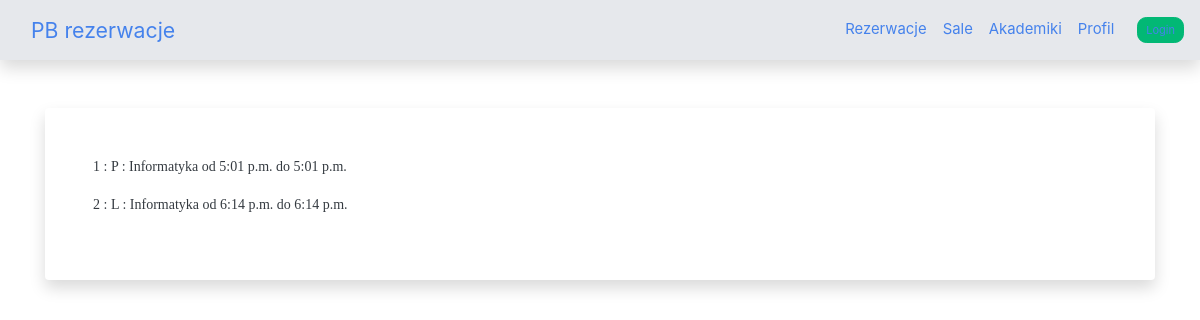
Page /reservations/ on the earlier database version.
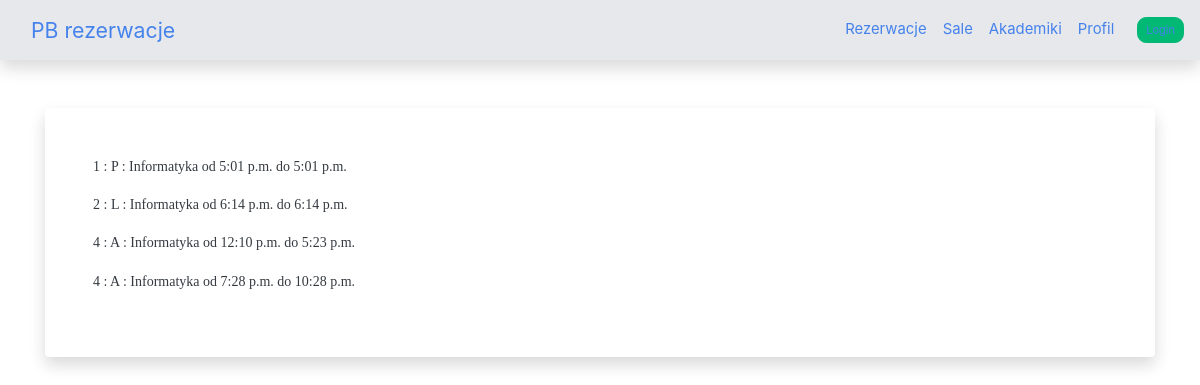
Same page on the later database version.
### reservations/models.py (models this page shows, shortened)
class RezerwacjaSali(models.Model):
    status_labels = (
        ("Z", "Zaakceptowana"),
        ("O", "Odrzucona"),
        ("R", "W trakcie rozpatrywania")
    )
    id_rezerwacji_sali = models.AutoField(primary_key=True)
    id_pomieszczenia = models.ForeignKey(Pomieszczenie, on_delete=models.CASCADE)
    status = models.CharField(max_length=1, choices=status_labels, default="R")
    data_od = models.DateTimeField()
    data_do = models.DateTimeField()
    id_uzytkownika = models.ForeignKey(Uzytkownik,related_name="rezerwacje_sal", on_delete=models.CASCADE)
    data_wykonania_rezerwacji = models.DateTimeField(default=datetime.now())
    class Meta:
        verbose_name_plural = "Rezerwacje Sal"

class Pomieszczenie(models.Model):
    type_of_classroom = (
        ("S", "Sala"),
        ("L", "Laboratorium"),
        ("P", "Pracownia"),
        ("A", "Aula wykladowa")
    )
    id_pomieszczenia = models.AutoField(primary_key=True)
    id_wydzialu = models.ForeignKey(Wydzial, on_delete=models.CASCADE)
    opis = models.TextField()
    rodzaj_pom = models.CharField(max_length=1, choices=type_of_classroom, default="S")
    def __str__(self):
        return f' {self.id_pomieszczenia} : {self.rodzaj_pom} : {self.id_wydzialu}'
    class Meta:
        verbose_name_plural = "Pomieszczenia"

class Wydzial(models.Model):
    id_wydzialu = models.AutoField(primary_key=True)
    nazwa_wydzialu = models.CharField(max_length=30)
    def __str__(self):
        return f'{self.nazwa_wydzialu}'
    class Meta:
        verbose_name_plural = "Wydziały"

### reservations/views.py (the view)
# urls.py: path('', include('reservations.urls'))
def reservations(request):
    all_reservations = RezerwacjaSali.objects.all()
    context = {
        "lista_rezerwacji": all_reservations
    }
    return render(request, 'reservations/reservation_list.html', context)

### reservations/templates/reservations/reservation_list.html
{% extends "generic_site.html" %}
{% block contents %}
    {% for element in lista_rezerwacji %}
        <p>{{ element.id_pomieszczenia }} od {{ element.data_od.time }} do {{ element.data_do.time }}</p>
    {% endfor %}
{% endblock contents %}

Differences in the rows shown:
added RezerwacjaSali: id_pomieszczenia "4 : A : Informatyka", data_od.time "12:10 p.m.", data_do.time "5:23 p.m."
added RezerwacjaSali: id_pomieszczenia "4 : A : Informatyka", data_od.time "7:28 p.m.", data_do.time "10:28 p.m."
